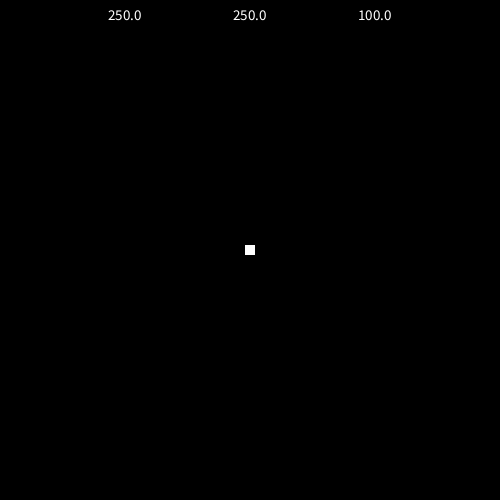
Frame 1 (no input)
Frame 60 (the mouse pressed at the canvas centre just before this capture): identical to frame 1, image omitted
Frame 120 (the mouse held since frame 60 and released just before this capture): identical to frame 1, image omitted

The Processing sketch that drew this single still picture (run headless with seeded random() and noise(); from frame 60 on, the mouse is pressed at the canvas centre):

// Processing sketch: Practicum9
// ── Practicum9.pde
class Animal {
  float x, y, energy;
  Animal(float x_, float y_, float e) {
    x = x_;
    y = y_;
    energy = e;
  }
  void Animalupdate() {
    println(x, y, energy);
    noStroke();
    fill(255);
    rectMode(CENTER);
    rect(x, y, 10, 10);
    String xval = "" + x;
    String yval = "" + y;
    String eval = "" + energy;
    textSize(15);
    textAlign(CENTER);
    text(xval,width*0.25,20);
    text(yval,width*0.5,20);
    text(eval,width*0.75,20);
    if (energy <= 0) {
        fill(255,0,0);
        textAlign(CENTER);
        textSize(40);
        text("YOU DIED", width/2, height/2);
        fill(0);
        ellipse(x,y,15,15);
      }
      float speed = map(energy,0,1000,0.25,1);
      println(speed);
    if (keyPressed) {
      if (keyCode == UP) {
        delay(100);
        y -= 10*speed;
        energy -= 1;
      } else if (keyCode == LEFT) {
        delay(100);
        x -= 10*speed;
        energy -= 1;
      } else if (keyCode == RIGHT) {
        delay(100);
        x += 10*speed;
        energy -= 1;
      } else if (keyCode == DOWN) {
        delay(100);
        y += 10*speed;
        energy  -= 1;
      }
    }
  }
}

Animal meme = new Animal(250, 250, 100);
void setup() {
  size(500, 500);
}
void draw() {
  background(0);
  meme.Animalupdate();
}
